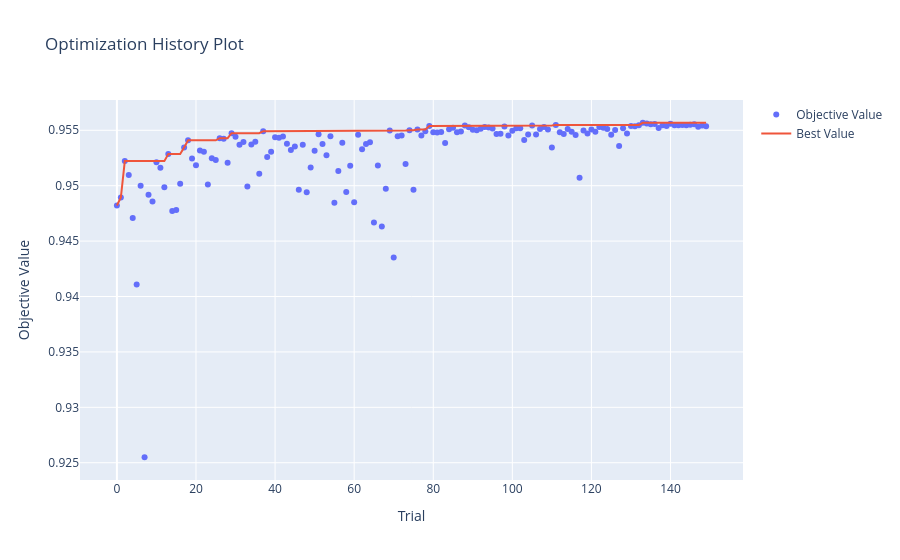
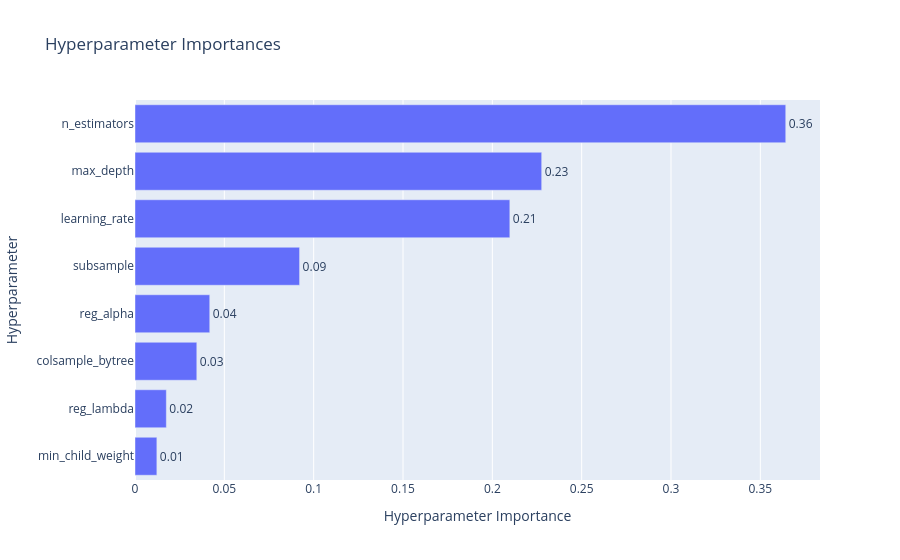

Source (notebook cell) for these figures, in order:
### Code cell
vis.plot_optimization_history(study).show()


vis.plot_param_importances(study).show()

### Figure 1 — Plotly figure (JSON) as saved in the notebook; plotly's stock layout.template omitted (floating-point values rounded to 4 significant figures; data arrays with more than 128 entries replaced by an {"elided": "..."} marker saying what was removed)
{"data": [{"mode": "markers", "name": "Objective Value", "type": "scatter", "x": {"elided": "150 int values"}, "y": {"elided": "150 float values"}}, {"mode": "lines", "name": "Best Value", "type": "scatter", "x": {"elided": "150 int values"}, "y": {"elided": "150 float values"}}, {"marker": {"color": "#cccccc"}, "mode": "markers", "name": "Infeasible Trial", "showlegend": false, "type": "scatter", "x": [], "y": []}], "layout": {"title": {"text": "Optimization History Plot"}, "xaxis": {"title": {"text": "Trial"}}, "yaxis": {"title": {"text": "Objective Value"}}}}

### Figure 2 — Plotly figure (JSON) as saved in the notebook; plotly's stock layout.template omitted (floating-point values rounded to 4 significant figures)
{"data": [{"cliponaxis": false, "hovertemplate": ["min_child_weight (IntDistribution): 0.012242388010303498<extra></extra>", "reg_lambda (FloatDistribution): 0.017543532215878302<extra></extra>", "colsample_bytree (FloatDistribution): 0.0345974863497393<extra></extra>", "reg_alpha (FloatDistribution): 0.04183680634949915<extra></extra>", "subsample (FloatDistribution): 0.09211773576658032<extra></extra>", "learning_rate (FloatDistribution): 0.2098023882785875<extra></extra>", "max_depth (IntDistribution): 0.2276275700463362<extra></extra>", "n_estimators (IntDistribution): 0.3642320929830755<extra></extra>"], "name": "Objective Value", "orientation": "h", "text": ["0.01", "0.02", "0.03", "0.04", "0.09", "0.21", "0.23", "0.36"], "textposition": "outside", "type": "bar", "x": [0.01224, 0.01754, 0.0346, 0.04184, 0.09212, 0.2098, 0.2276, 0.3642], "y": ["min_child_weight", "reg_lambda", "colsample_bytree", "reg_alpha", "subsample", "learning_rate", "max_depth", "n_estimators"]}], "layout": {"title": {"text": "Hyperparameter Importances"}, "xaxis": {"title": {"text": "Hyperparameter Importance"}}, "yaxis": {"title": {"text": "Hyperparameter"}}}}
